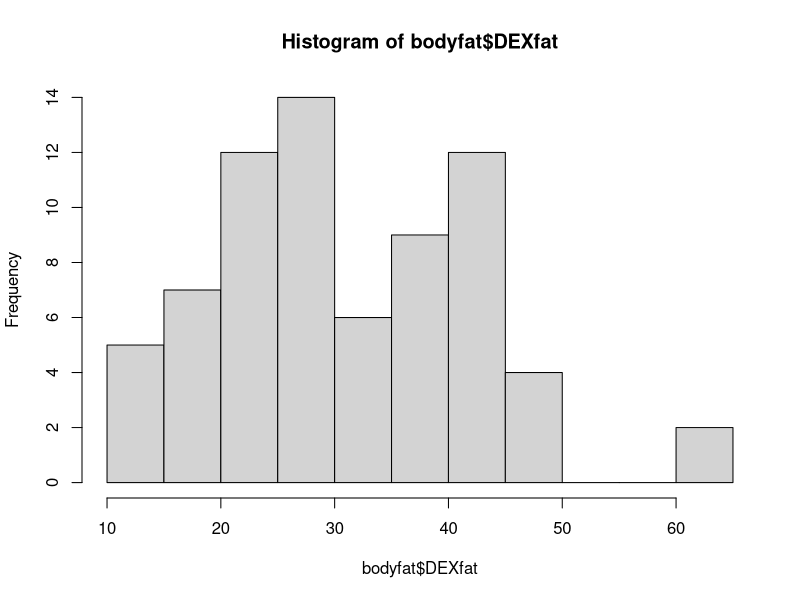
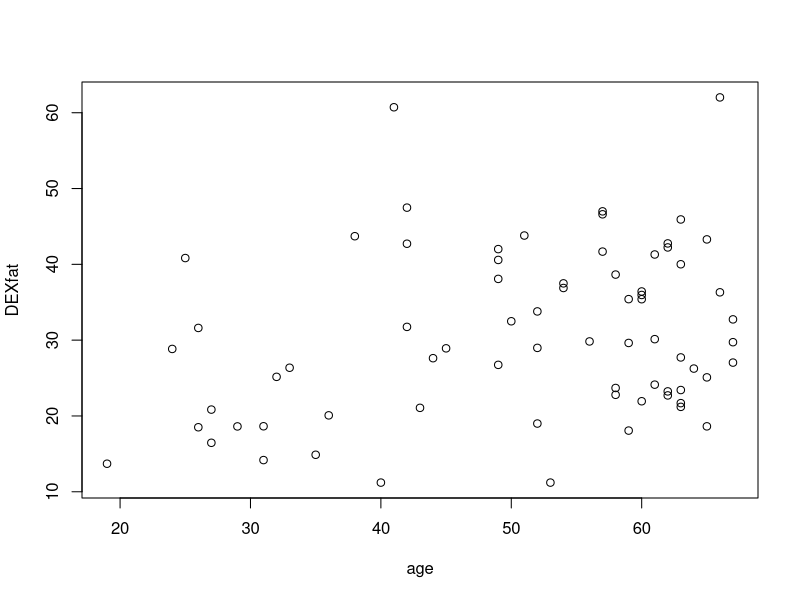
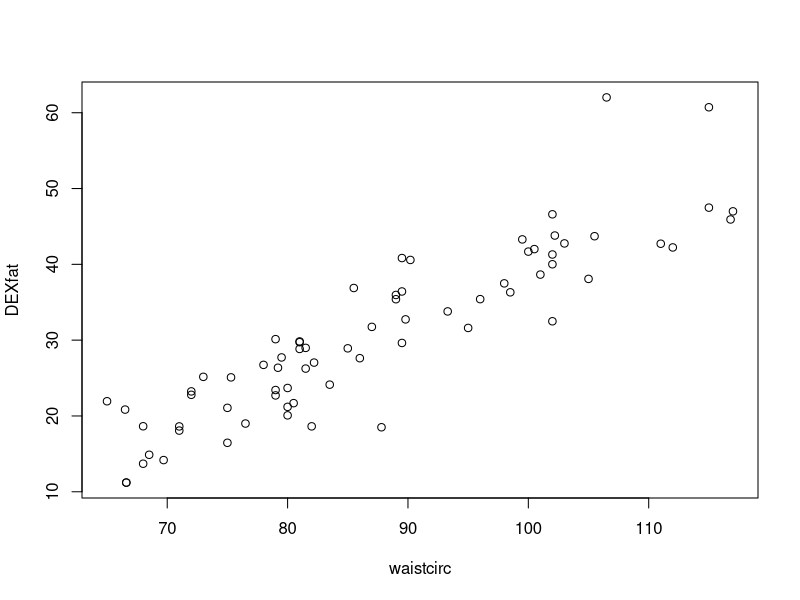
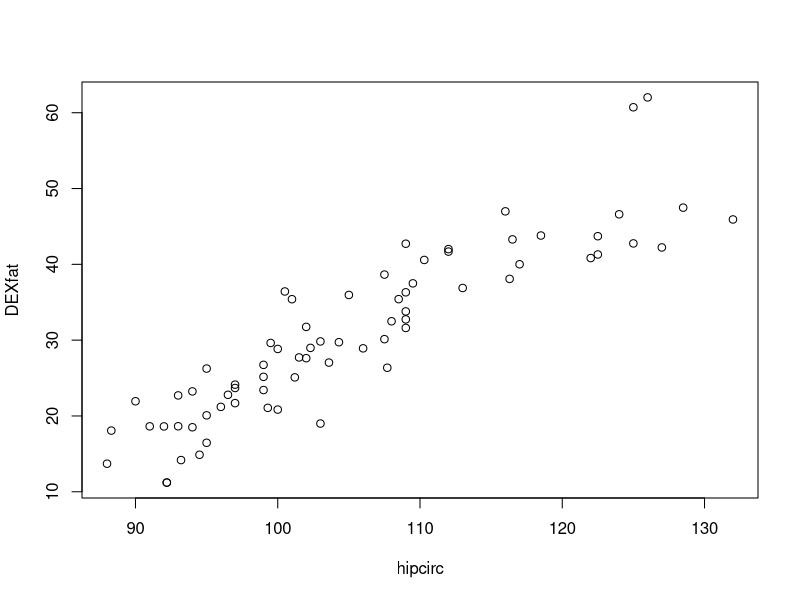
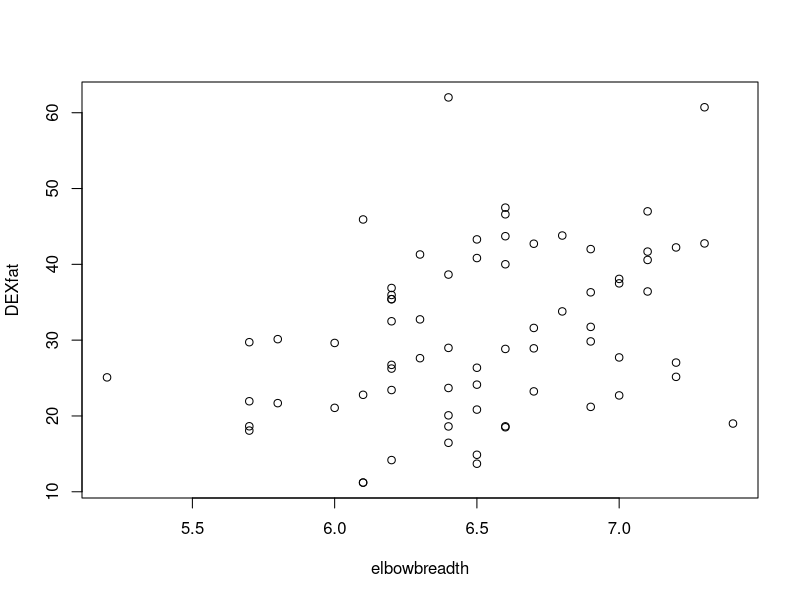
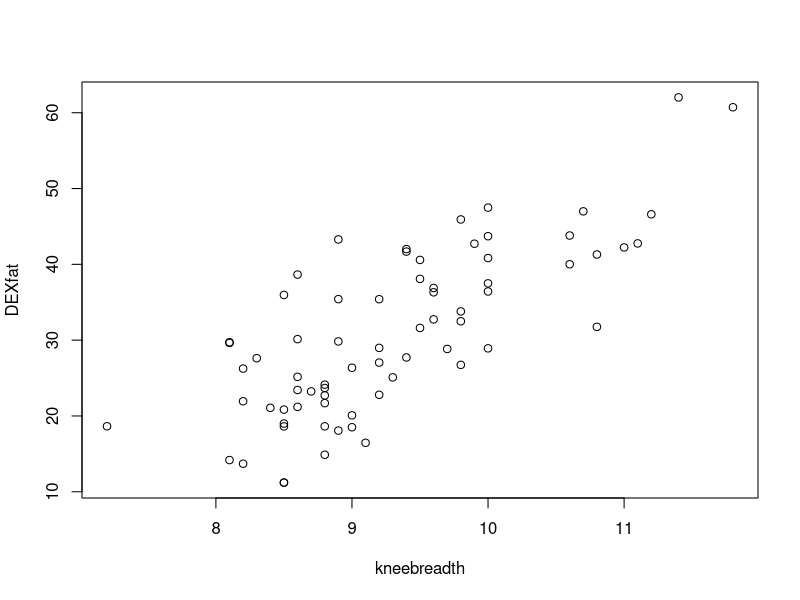
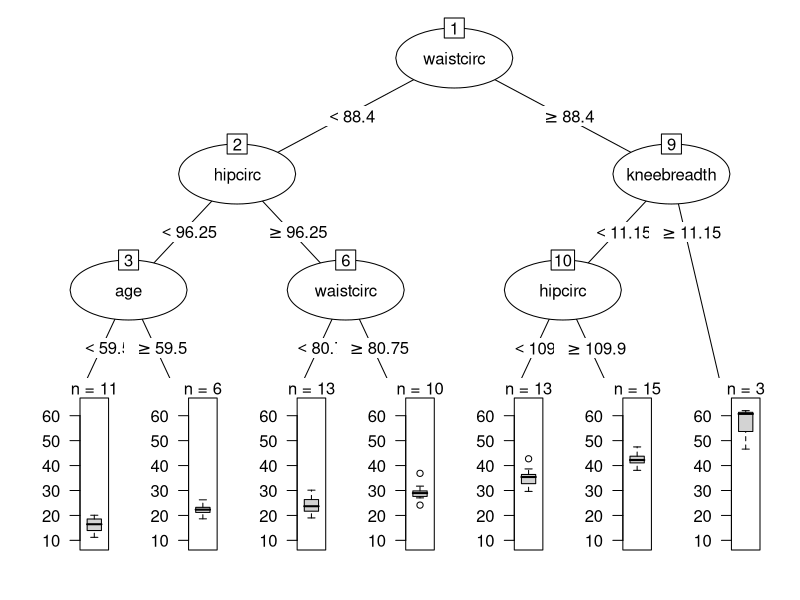
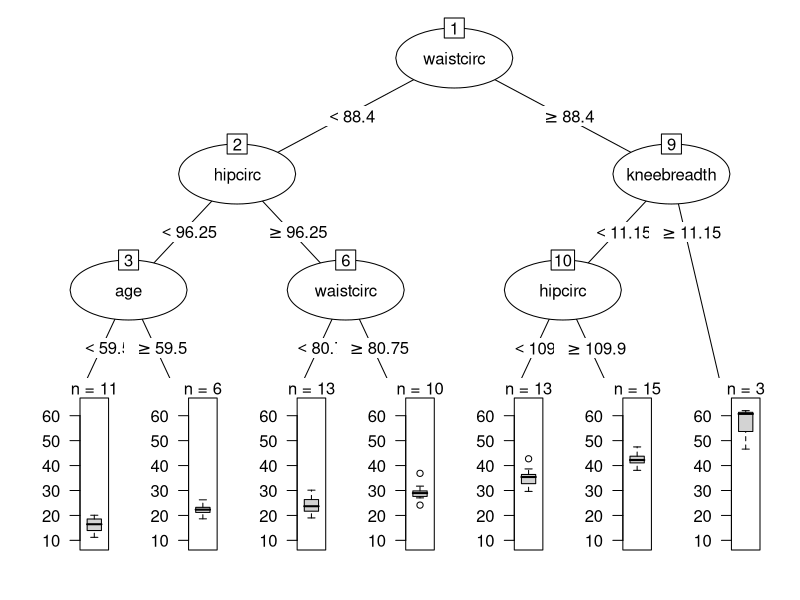

Generate these figures, in order, with R:
## This program shows in class examples for BIFX 503 Recursive Partitioning material

library(MASS)
library(rpart)
library(partykit)
library(TH.data)

?rpart
?prune

###########################################################################################################################################
## Continuous outcome -- Body fat data
###########################################################################################################################################

?bodyfat
summary(bodyfat)  # note all continuous variables with no missing values

## exploratory plots
hist(bodyfat$DEXfat)
plot(DEXfat ~ age, bodyfat)           # relationship looks weak
plot(DEXfat ~ waistcirc, bodyfat)     # relationship looks strong and linear
plot(DEXfat ~ hipcirc, bodyfat)       # relationship looks strong and fairly linear
plot(DEXfat ~ elbowbreadth, bodyfat)  # relationship looks weak
plot(DEXfat ~ kneebreadth, bodyfat)   # relationship looks slightly curved

## Initial model
bodyfat_rpart <- rpart(DEXfat ~ age + waistcirc + hipcirc + elbowbreadth + kneebreadth, data = bodyfat, control = rpart.control(minsplit=10))

plot(as.party(bodyfat_rpart), tp_args = list(id = FALSE))

## Pruning the tree
bodyfat_rpart$cptable

opt <- which.min(bodyfat_rpart$cptable[, "xerror"])

# identify tree with minimized prediction error
cpval <- bodyfat_rpart$cptable[opt, "CP"]
bodyfat_prune <- prune(bodyfat_rpart, cp = cpval)
plot(as.party(bodyfat_prune), tp_args = list(id = FALSE))

## Generating predicted values
DEXfat_pred <- predict(bodyfat_prune, newdata = bodyfat)

xlim <- range(bodyfat$DEXfat)
plot(DEXfat_pred ~ DEXfat, data = bodyfat, xlab="Observed", ylab="Predicted", ylim=xlim, xlim=xlim)
abline(a=0, b=1)

## Another approach, without pruning -- conditional inference tree
bodyfat_ctree <- ctree(DEXfat ~ age + waistcirc + hipcirc + elbowbreadth + kneebreadth, data = bodyfat)
bodyfat_ctree
plot(bodyfat_ctree, tp_args = list(id = FALSE))

###########################################################################################################################################
## Dichotomous outcome -- Glaucoma data
###########################################################################################################################################

?GlaucomaM
summary(GlaucomaM)

## Initial model
# Note syntax D ~ . uses all variables without having the name them all
glaucoma_rpart <- rpart(Class ~ ., data = GlaucomaM, control = rpart.control(xval=100))
plot(as.party(glaucoma_rpart), tp_args = list(id = FALSE))
glaucoma_rpart$cptable

## Pruned model
opt <- which.min(glaucoma_rpart$cptable[, "xerror"])
cpval <- glaucoma_rpart$cptable[opt, "CP"]
glaucoma_prune <- prune(glaucoma_rpart, cp = cpval)
plot(as.party(glaucoma_prune), tp_args = list(id = FALSE))

## Demonstrates that the solution is not stable
nsplitopt <- vector(mode="integer", length=25)
for (i in 1:length(nsplitopt)) {
  cp <- rpart(Class ~ ., data=GlaucomaM)$cptable
  nsplitopt[i] <- cp[which.min(cp[,"xerror"]), "nsplit"]
}
table(nsplitopt)

## Demonstrates "bagging"
trees <- vector(mode="list", length=25)
n <- nrow(GlaucomaM)
bootsamples <- rmultinom(length(trees), n, rep(1,n)/n)
mod <- rpart(Class ~ ., data=GlaucomaM, control=rpart.control(xval=0))
for (i in 1:length(trees))
  trees[[i]] <- update(mod, weights=bootsamples[,i])
table(sapply(trees, function(x) as.character(x$frame$var[1])))
# variable "varg" is selected most of the time

## Estimate the conditional probability of glaucoma, given covariates for each person in dataset
classprob <- matrix(0, nrow=n, ncol=length(trees))
for (i in 1:length(trees)) {
  classprob[,i] <- predict(trees[[i]], newdata=GlaucomaM)[,1]
  classprob[bootsamples[,i] > 0, i] <- NA
}

## Average the estimates and assign "glaucoma" when the average probability is more than half
avg <- rowMeans(classprob, na.rm = TRUE)
predictions <- factor(ifelse(avg > 0.5, "glaucoma", "normal"))
predtab <- table(predictions, GlaucomaM$Class)
predtab

round(predtab[1,1]/colSums(predtab)[1]*100)
## Probability of a correct prediction of glaucoma (%)

round(predtab[2,2]/colSums(predtab)[2]*100)
## Probability of a correct prediction of normal eye (%)


## Conditional inference tree for glaucoma data
glaucoma_ctree <- ctree(Class ~ ., data = GlaucomaM)
glaucoma_ctree
plot(glaucoma_ctree, tp_args = list(id = FALSE))

# does this do any better at prediction?
glaucoma_cpred <- predict(glaucoma_ctree, newdata = GlaucomaM)
addpred <- cbind(GlaucomaM, glaucoma_cpred)
table(addpred$Class, addpred$glaucoma_cpred)

###########################################################################################################################################
## CPU data
###########################################################################################################################################

library(MASS)
?cpus

cpus.cont <- cpus[,2:8]

cpu_rpart <- rpart(perf ~ ., data = cpus.cont, control = rpart.control(minsplit=10))
plot(as.party(cpu_rpart), tp_args = list(id = FALSE))

cpu_rpart$cptable
# no pruning necessary

## Generating predicted values
cpu_pred <- predict(cpu_rpart, newdata = cpus.cont)

# Compare to observed, and to published predicted values
cpus.cp <- cbind(cpus.cont, cpu_pred)
cpus.cp <- cbind(cpus.cp, cpus$estperf)

plot(cpu_pred ~ perf, cpus.cp, log="xy")
plot(cpu_pred ~ cpus$estperf, cpus.cp, log="xy")
